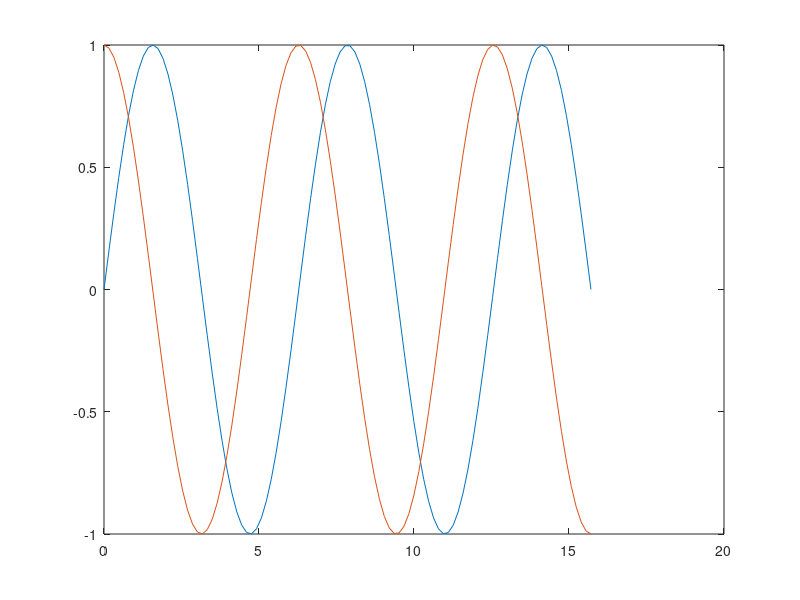

Source code (MATLAB):
clear
clc

% Range
% x = 1 : 10

x = linspace(0,5*pi,100);
y1 = sin(x);
y2 = cos(x);

plot(x,y1,x,y2) % Membuat Grafik 2 Koordinat
